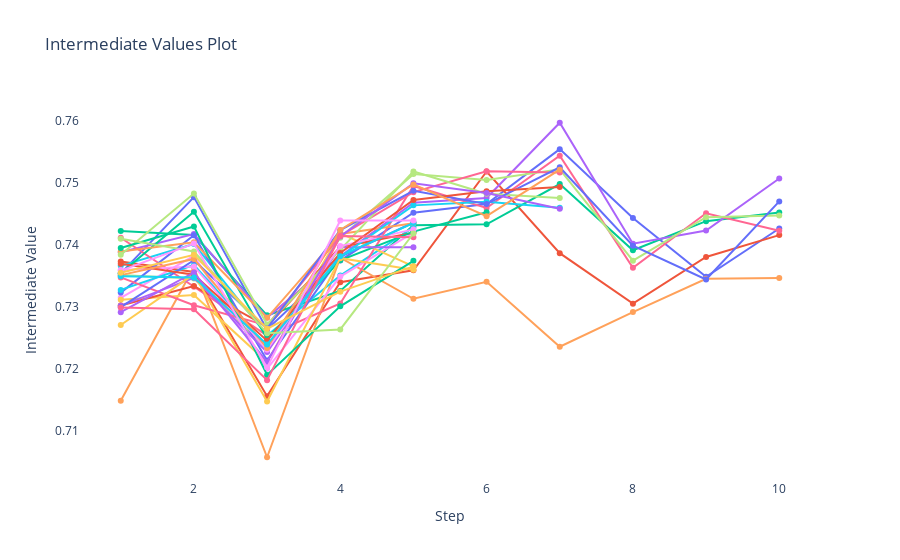

Notebook source saved alongside this figure:
### Code cell
# Read study from file
with open("../outputs/models/xgb_home_insurance.pkl", 'rb') as f:
    study = pickle.load(f)

print(f"Loaded study with {len(study.trials)} trials")
print(f"Best AUC: {study.best_value:.4f}")

# Create Optuna optimization history visualization
fig = optuna.visualization.plot_intermediate_values(study)
fig.update_layout({
'plot_bgcolor': 'rgba(0, 0, 0, 0)'
})
fig.show()

# Save as HTML (this always works)
fig.write_image('../outputs/figures/07_optuna_optimization_history.png', width = 800, scale = 5)

### Figure 1 — Plotly figure (JSON) as saved in the notebook; plotly's stock layout.template omitted (floating-point values rounded to 4 significant figures)
{"data": [{"marker": {"maxdisplayed": 10}, "mode": "lines+markers", "name": "Trial0", "type": "scatter", "x": [1, 2, 3, 4, 5, 6, 7, 8, 9, 10], "y": [0.7354, 0.7477, 0.7264, 0.7375, 0.7452, 0.7466, 0.7555, 0.7443, 0.7349, 0.7426]}, {"marker": {"maxdisplayed": 10}, "mode": "lines+markers", "name": "Trial1", "type": "scatter", "x": [1, 2, 3, 4, 5, 6, 7, 8, 9, 10], "y": [0.7373, 0.7356, 0.7156, 0.734, 0.7359, 0.7519, 0.7387, 0.7305, 0.7381, 0.7416]}, {"marker": {"maxdisplayed": 10}, "mode": "lines+markers", "name": "Trial2", "type": "scatter", "x": [1, 2, 3, 4, 5, 6, 7, 8, 9, 10], "y": [0.7423, 0.7416, 0.7286, 0.7326, 0.7432, 0.7433, 0.7498, 0.7391, 0.7438, 0.7452]}, {"marker": {"maxdisplayed": 10}, "mode": "lines+markers", "name": "Trial3", "type": "scatter", "x": [1, 2, 3, 4, 5, 6, 7, 8, 9, 10], "y": [0.7388, 0.7417, 0.7283, 0.7382, 0.7468, 0.7476, 0.7597, 0.7402, 0.7423, 0.7507]}, {"marker": {"maxdisplayed": 10}, "mode": "lines+markers", "name": "Trial4", "type": "scatter", "x": [1, 2, 3, 4, 5, 6, 7, 8, 9, 10], "y": [0.7148, 0.7364, 0.7057, 0.738, 0.7313, 0.734, 0.7236, 0.7292, 0.7345, 0.7346]}, {"marker": {"maxdisplayed": 10}, "mode": "lines+markers", "name": "Trial5", "type": "scatter", "x": [1, 2, 3, 4, 5], "y": [0.7366, 0.7402, 0.7254, 0.7351, 0.7428]}, {"marker": {"maxdisplayed": 10}, "mode": "lines+markers", "name": "Trial6", "type": "scatter", "x": [1, 2, 3, 4, 5, 6, 7, 8, 9, 10], "y": [0.7412, 0.7333, 0.7254, 0.7306, 0.7495, 0.746, 0.7544, 0.7363, 0.7451, 0.7423]}, {"marker": {"maxdisplayed": 10}, "mode": "lines+markers", "name": "Trial7", "type": "scatter", "x": [1, 2, 3, 4, 5, 6, 7, 8, 9, 10], "y": [0.7351, 0.7346, 0.7232, 0.7412, 0.7514, 0.7505, 0.7522, 0.7375, 0.7445, 0.7448]}, {"marker": {"maxdisplayed": 10}, "mode": "lines+markers", "name": "Trial8", "type": "scatter", "x": [1, 2, 3, 4, 5], "y": [0.7315, 0.7382, 0.72, 0.7349, 0.742]}, {"marker": {"maxdisplayed": 10}, "mode": "lines+markers", "name": "Trial9", "type": "scatter", "x": [1, 2, 3, 4, 5], "y": [0.7312, 0.7319, 0.7211, 0.7419, 0.7365]}, {"marker": {"maxdisplayed": 10}, "mode": "lines+markers", "name": "Trial10", "type": "scatter", "x": [1, 2, 3, 4, 5], "y": [0.7323, 0.7416, 0.7214, 0.7381, 0.7436]}, {"marker": {"maxdisplayed": 10}, "mode": "lines+markers", "name": "Trial11", "type": "scatter", "x": [1, 2, 3, 4, 5], "y": [0.7302, 0.7334, 0.7268, 0.7397, 0.742]}, {"marker": {"maxdisplayed": 10}, "mode": "lines+markers", "name": "Trial12", "type": "scatter", "x": [1, 2, 3, 4, 5, 6], "y": [0.7354, 0.7454, 0.7249, 0.7375, 0.7421, 0.7453]}, {"marker": {"maxdisplayed": 10}, "mode": "lines+markers", "name": "Trial13", "type": "scatter", "x": [1, 2, 3, 4, 5], "y": [0.7302, 0.7347, 0.7227, 0.7396, 0.7396]}, {"marker": {"maxdisplayed": 10}, "mode": "lines+markers", "name": "Trial14", "type": "scatter", "x": [1, 2, 3, 4, 5], "y": [0.7389, 0.7404, 0.7282, 0.7418, 0.7435]}, {"marker": {"maxdisplayed": 10}, "mode": "lines+markers", "name": "Trial15", "type": "scatter", "x": [1, 2, 3, 4, 5, 6, 7], "y": [0.7327, 0.7368, 0.7236, 0.7381, 0.7464, 0.747, 0.746]}, {"marker": {"maxdisplayed": 10}, "mode": "lines+markers", "name": "Trial16", "type": "scatter", "x": [1, 2, 3, 4, 5, 6, 7], "y": [0.7347, 0.7303, 0.727, 0.7415, 0.7485, 0.7519, 0.7517]}, {"marker": {"maxdisplayed": 10}, "mode": "lines+markers", "name": "Trial17", "type": "scatter", "x": [1, 2, 3, 4, 5, 6, 7], "y": [0.7384, 0.7483, 0.7272, 0.7392, 0.7519, 0.7483, 0.7476]}, {"marker": {"maxdisplayed": 10}, "mode": "lines+markers", "name": "Trial18", "type": "scatter", "x": [1, 2, 3, 4, 5], "y": [0.7359, 0.7365, 0.7231, 0.7398, 0.7425]}, {"marker": {"maxdisplayed": 10}, "mode": "lines+markers", "name": "Trial19", "type": "scatter", "x": [1, 2, 3, 4, 5], "y": [0.7271, 0.7353, 0.7147, 0.7379, 0.736]}, {"marker": {"maxdisplayed": 10}, "mode": "lines+markers", "name": "Trial20", "type": "scatter", "x": [1, 2, 3, 4, 5, 6, 7, 8, 9, 10], "y": [0.73, 0.7375, 0.7265, 0.7424, 0.7487, 0.7466, 0.7525, 0.7399, 0.7344, 0.747]}, {"marker": {"maxdisplayed": 10}, "mode": "lines+markers", "name": "Trial21", "type": "scatter", "x": [1, 2, 3, 4, 5, 6, 7], "y": [0.7369, 0.7352, 0.7245, 0.7387, 0.7473, 0.7486, 0.7493]}, {"marker": {"maxdisplayed": 10}, "mode": "lines+markers", "name": "Trial22", "type": "scatter", "x": [1, 2, 3, 4, 5], "y": [0.7395, 0.743, 0.719, 0.7301, 0.7374]}, {"marker": {"maxdisplayed": 10}, "mode": "lines+markers", "name": "Trial23", "type": "scatter", "x": [1, 2, 3, 4, 5, 6, 7], "y": [0.7291, 0.7356, 0.7211, 0.7414, 0.7499, 0.7484, 0.7458]}, {"marker": {"maxdisplayed": 10}, "mode": "lines+markers", "name": "Trial24", "type": "scatter", "x": [1, 2, 3, 4, 5, 6, 7], "y": [0.7351, 0.7377, 0.7234, 0.7424, 0.7498, 0.7446, 0.7521]}, {"marker": {"maxdisplayed": 10}, "mode": "lines+markers", "name": "Trial25", "type": "scatter", "x": [1, 2, 3, 4, 5], "y": [0.7349, 0.7348, 0.7239, 0.7382, 0.7435]}, {"marker": {"maxdisplayed": 10}, "mode": "lines+markers", "name": "Trial26", "type": "scatter", "x": [1, 2, 3, 4, 5], "y": [0.7299, 0.7296, 0.7182, 0.7414, 0.7412]}, {"marker": {"maxdisplayed": 10}, "mode": "lines+markers", "name": "Trial27", "type": "scatter", "x": [1, 2, 3, 4, 5], "y": [0.741, 0.7389, 0.7258, 0.7264, 0.7418]}, {"marker": {"maxdisplayed": 10}, "mode": "lines+markers", "name": "Trial28", "type": "scatter", "x": [1, 2, 3, 4, 5], "y": [0.7358, 0.7402, 0.7202, 0.7439, 0.7439]}, {"marker": {"maxdisplayed": 10}, "mode": "lines+markers", "name": "Trial29", "type": "scatter", "x": [1, 2, 3, 4, 5], "y": [0.7355, 0.7384, 0.7265, 0.7325, 0.7365]}], "layout": {"plot_bgcolor": "rgba(0, 0, 0, 0)", "showlegend": false, "title": {"text": "Intermediate Values Plot"}, "xaxis": {"title": {"text": "Step"}}, "yaxis": {"title": {"text": "Intermediate Value"}}}}
